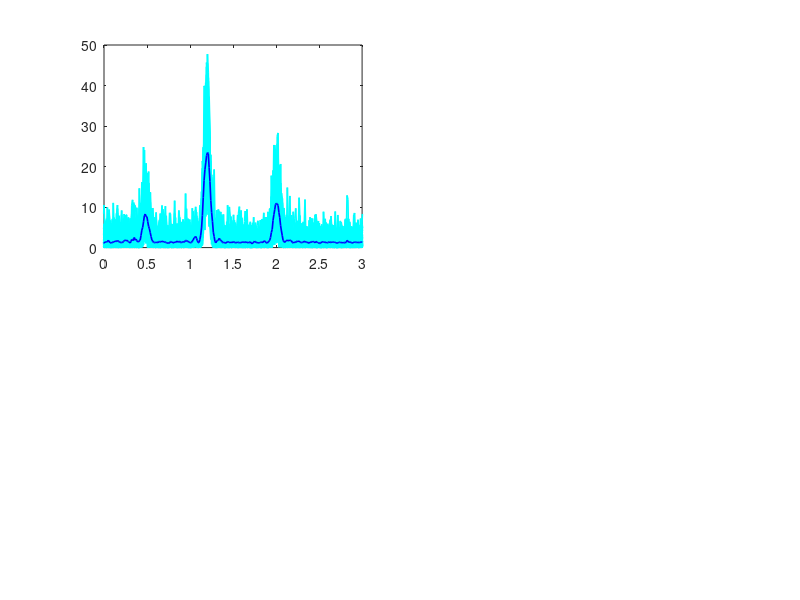

Source code (MATLAB): (Note: this script raises an error after producing the figure.)
%% Q1.3b & Q1.3c
clc;
clear;
close all;

%% Initialisations
Fs = 10; % sampling frequency
N = 1024; % signal length
t = 0 : 1/(2*Fs) : Fs; % sample vector
sine = [0.8*sin(2*pi*t*0.5) + 1.5*sin(2*pi*t*1.2) + 1*sin(2*pi*t*2) zeros(1, N-length(t))];
psds = zeros(100, N*2-1);

%% Plotting

% Plot the realisations
figure(1)
hold on
for i = 1:100
    noisySine = sine + wgn(length(sine), 1, 1)';

    % Compute the correlogram using the 'biased' method
    [psd, lags] = xcorr(noisySine, 'biased');
    psds(i,:) = fftshift(real(fft(ifftshift(psd))));
    subplot(2,2,1)
    plot((lags/max(lags))*Fs, real(psds(i,:)), 'color', 'c', 'LineWidth', 1.2);
    hold on
end

% Plot the mean
plot((lags/max(lags))*Fs, mean(real(psds)), 'color', 'b', 'LineWidth', 1.2);
xlim([0,3])
ax = gca;
ax.FontSize = 12;
xlabel('Frequency (Hz)', 'FontSize', 12)
ylabel('Magnitude', 'FontSize', 12)
set(gca,'fontsize', 12)
title('Realisations and Mean of the Noisy Composite Sine Correlograms', 'fontsize', 12)
grid on 
grid minor

% Plot the standard deviation
subplot(2,2,2)
plot((lags/max(lags))*Fs, std(real(psds)),'color', 'b', 'LineWidth', 1.2);
xlim([0,3])
ax = gca;
ax.FontSize = 12;
xlabel('Frequency (Hz)', 'FontSize', 12)
ylabel('Magnitude', 'FontSize', 12)
set(gca, 'fontsize', 12)
title('Standard Deviation of the Noisy Composite Sine Correlograms','fontsize',12)
grid on
grid minor
set(gcf, 'color', 'w')

% 1.3c

% Plot the realisations in dB
hold on
for i = 1:100
    noisySine = sine + wgn(length(sine), 1, 1)';
    % Compute the correlogram using the 'biased' method
    [psd, lags] = xcorr(noisySine, 'biased');
    psds(i,:) = fftshift(real(fft(ifftshift(psd))));
    subplot(2,2,3)
    plot((lags/max(lags))*Fs,  10*log10(real(psds(i,:))), 'color', 'c', 'LineWidth', 1.2);
    hold on
end

% Plot the mean
plot((lags/max(lags))*Fs, 10*log10(mean(real(psds))), 'color','b', 'LineWidth',1.2);
xlim([0,3])
ax = gca;
ax.FontSize = 12;
xlabel('Frequency (Hz)', 'FontSize', 12)
ylabel('Magnitude (dB)', 'FontSize', 12)
set(gca,'fontsize', 12)
title('Realisations and Mean of the Noisy Composite Sine Correlograms','fontsize', 12)
grid on 
grid minor

% Plot the standard deviation
subplot(2,2,4)
plot((lags/max(lags))*Fs, std(10*log10(real(psds))), 'color', 'b', 'LineWidth', 1.2);
xlim([0,3])
ax = gca;
ax.FontSize = 12;
xlabel('Frequency (Hz)', 'FontSize', 12)
ylabel('Magnitude (dB)', 'FontSize', 12)
set(gca, 'fontsize', 12)
title('Standard Deviation of the Noisy Composite Sine Correlograms','fontsize', 12)
grid on
grid minor
set(gcf, 'color', 'w')